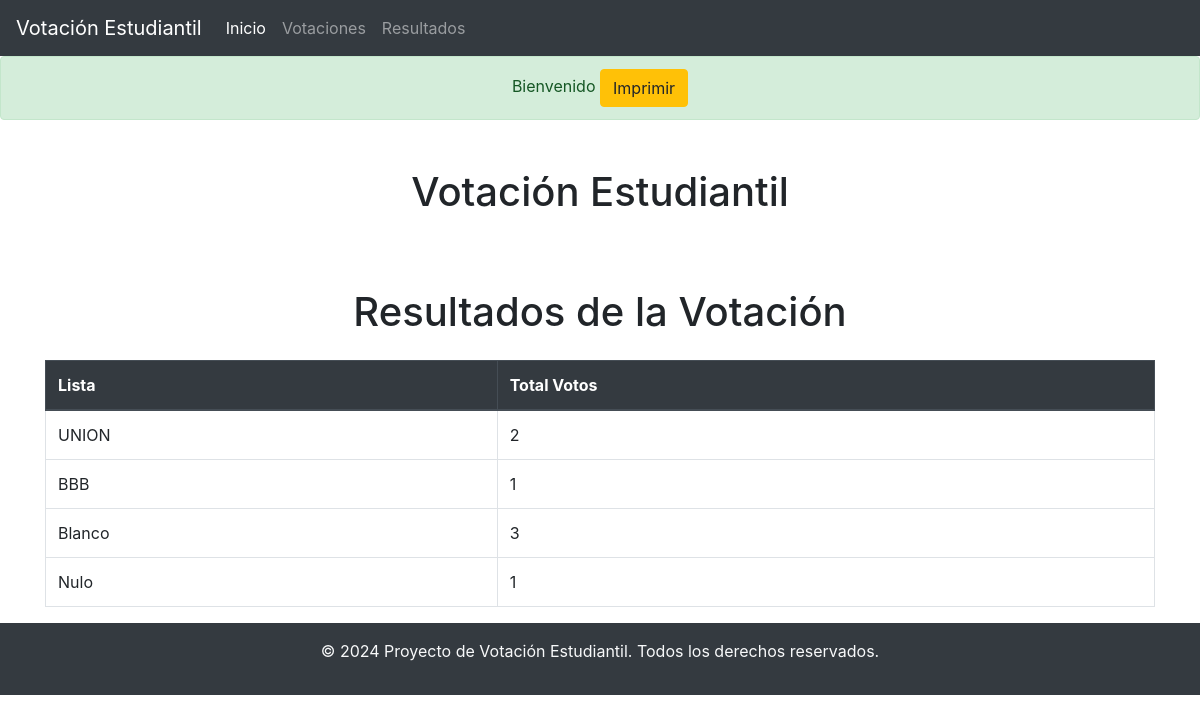
/voto/, run on the app's committed database.
### listas/models.py (models this page shows, shortened)
class Listas(models.Model):
    numero = models.CharField(max_length=5, unique=True, blank=True, null=True)
    nombre = models.CharField(max_length=15, unique=True)
    propuesta = models.CharField(max_length=300, default='', blank=True, null=True)
    def total_votos(self):
        from voto.models import Voto
        votos = Voto.objects.filter(listas_id=self.id).count()
        return votos

### voto/views.py (the view)
# urls.py: path('', include('voto.urls')),
def voto(request):
    votos = Voto.objects.all()
    datos = {}
    resultados = Listas.objects.all()
    datos['resultados']= resultados
    return render(request, 'resultados/votos.html', datos)

### templates/resultados/votos.html
{% extends 'base.html' %}
{% block content %}
    <div class="alert alert-success text-center " role="alert">
      Bienvenido {{user.first_name}}
      <a class="btn btn-warning" href="{% url 'reporte'%}" >Imprimir</a
      >
    </div>
    <div class="container mt-5">
        <h1 class="text-center">Votación Estudiantil</h1>
        <div class="row mt-4">
            <div class="container mt-5">
                <h1 class="text-center">Resultados de la Votación</h1>
                <div class="mt-4">
                    <table class="table table-bordered table-hover mt-3">
                        <thead class="thead-dark">
                            <tr>
                                <th scope="col">Lista</th>
                                <th scope="col">Total Votos</th>
                            </tr>
                        </thead>
                        <tbody>
                            {% for lista in resultados %}
                            <tr>
                                <td>{{ lista.nombre }}</td>
                                <td>{{ lista.total_votos }}</td>
                            </tr>
                            {% endfor %}
                        </tbody>
                    </table>
                </div>
            </div>
        </div>
    </div>
{%endblock%}

### data on the page
Listas: nombre "UNION", total_votos "2"
Listas: nombre "BBB", total_votos "1"
Listas: nombre "Blanco", total_votos "3"
Listas: nombre "Nulo", total_votos "1"
